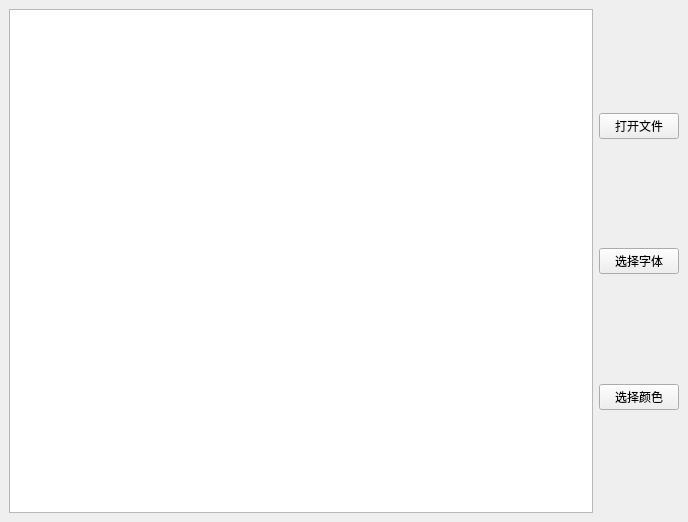
<?xml version="1.0" encoding="UTF-8"?>
<ui version="4.0">
 <class>MainWindow</class>
 <widget class="QMainWindow" name="MainWindow">
  <property name="geometry">
   <rect>
    <x>0</x>
    <y>0</y>
    <width>688</width>
    <height>522</height>
   </rect>
  </property>
  <property name="windowTitle">
   <string>MainWindow</string>
  </property>
  <widget class="QWidget" name="centralWidget">
   <layout class="QGridLayout" name="gridLayout_2">
    <item row="0" column="0">
     <layout class="QGridLayout" name="gridLayout">
      <item row="0" column="2">
       <layout class="QVBoxLayout" name="verticalLayout">
        <item>
         <spacer name="verticalSpacer_2">
          <property name="orientation">
           <enum>Qt::Vertical</enum>
          </property>
          <property name="sizeHint" stdset="0">
           <size>
            <width>20</width>
            <height>40</height>
           </size>
          </property>
         </spacer>
        </item>
        <item>
         <widget class="QPushButton" name="pushButton_2">
          <property name="text">
           <string>打开文件</string>
          </property>
         </widget>
        </item>
        <item>
         <spacer name="verticalSpacer">
          <property name="orientation">
           <enum>Qt::Vertical</enum>
          </property>
          <property name="sizeHint" stdset="0">
           <size>
            <width>20</width>
            <height>40</height>
           </size>
          </property>
         </spacer>
        </item>
        <item>
         <widget class="QPushButton" name="pushButton">
          <property name="text">
           <string>选择字体</string>
          </property>
         </widget>
        </item>
        <item>
         <spacer name="verticalSpacer_4">
          <property name="orientation">
           <enum>Qt::Vertical</enum>
          </property>
          <property name="sizeHint" stdset="0">
           <size>
            <width>20</width>
            <height>40</height>
           </size>
          </property>
         </spacer>
        </item>
        <item>
         <widget class="QPushButton" name="pushButton_3">
          <property name="text">
           <string>选择颜色</string>
          </property>
         </widget>
        </item>
        <item>
         <spacer name="verticalSpacer_3">
          <property name="orientation">
           <enum>Qt::Vertical</enum>
          </property>
          <property name="sizeHint" stdset="0">
           <size>
            <width>20</width>
            <height>40</height>
           </size>
          </property>
         </spacer>
        </item>
       </layout>
      </item>
      <item row="0" column="0">
       <layout class="QHBoxLayout" name="horizontalLayout">
        <item>
         <layout class="QHBoxLayout" name="horizontalLayout_2"/>
        </item>
       </layout>
      </item>
      <item row="0" column="1">
       <widget class="QTextBrowser" name="textBrowser"/>
      </item>
     </layout>
    </item>
   </layout>
  </widget>
 </widget>
 <resources/>
 <connections/>
</ui>
